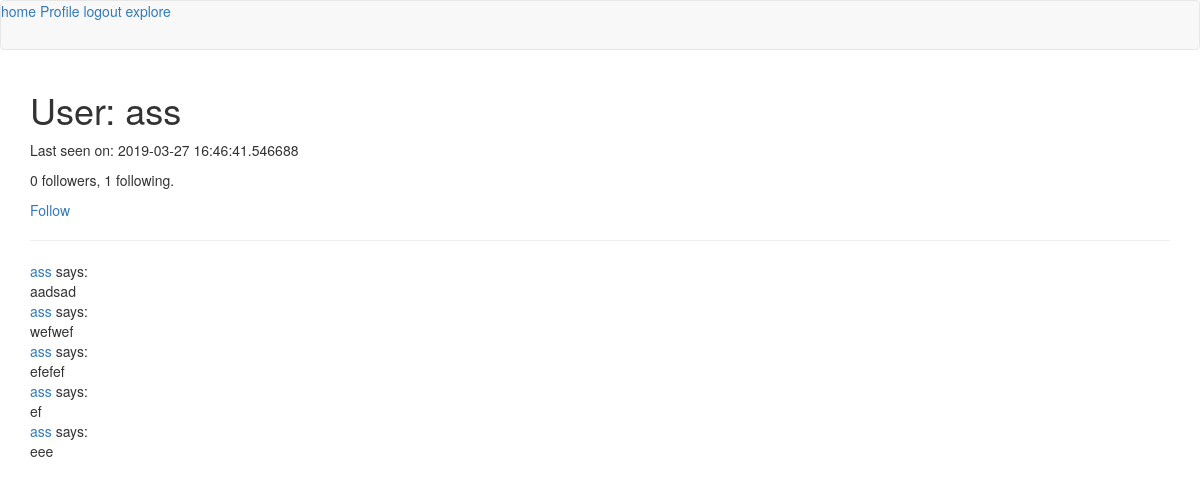
The page /user/ass (signed in) on the database its author committed.
### app/models.py (models this page shows, shortened)
class User(UserMixin, db.Model):
	id = db.Column(db.Integer, primary_key=True)
	username = db.Column(db.String(64), index=True, unique=True)
	email = db.Column(db.String(120), index=True, unique=True)
	password_hash = db.Column(db.String(128))
	posts = db.relationship('Post', backref='author', lazy='dynamic')
	about_me = db.Column(db.String(140))
	last_seen = db.Column(db.DateTime, default=datetime.utcnow)
	followed = db.relationship(
		'User',
		secondary = followers,
		primaryjoin = (followers.c.follower_id == id),
		secondaryjoin = (followers.c.followed_id == id),
		backref = db.backref('followers', lazy='dynamic'),
		lazy = 'dynamic'
	)
	def is_following(self, user):
		global followers
		return self.followed.filter(followers.c.followed_id == user.id).count() > 0
	@login.user_loader
	def load_user(id):
		return User.query.get(int(id))

class Post(db.Model):
	id = db.Column(db.Integer, primary_key=True)
	body = db.Column(db.String(140))
	timestamp = db.Column(db.DateTime, index=True, default=datetime.utcnow)
	user_id = db.Column(db.Integer, db.ForeignKey('user.id'))

### app/routes.py (the view)
@app.route('/user/<username>')
@login_required
def user(username):
	user = User.query.filter_by(username=username).first_or_404()
	page = request.args.get('page', 1, type=int)
	posts = user.posts.order_by(Post.timestamp.desc()).paginate(
		page, app.config['POSTS_PER_PAGE'], False)
	next_url = url_for('user', username=user.username, page=posts.next_num) \
		if posts.has_next else None
	prev_url = url_for('user', username=user.username, page=posts.prev_num) \
		if posts.has_prev else None
	return render_template('user.html', user=user, posts=posts.items,
						   next_url=next_url, prev_url=prev_url)

### app/routes.py (called while the page is built)
@app.before_request
def before_request():
	if current_user.is_authenticated:
		current_user.last_seen = datetime.utcnow()
		db.session.commit()

### app/templates/user.html (shortened to what this page needs)
{% extends "base.html" %}
{% block app_content %}
    <h1>User: {{ user.username }}</h1>
	{% if user.last_seen %}<p>Last seen on: {{ user.last_seen }}</p>{% endif %}
	<p>{{ user.followers.count() }} followers, {{ user.followed.count() }} following.</p>
	{% if user == current_user %}
        <p><a href="{{ url_for('edit_profile') }}">Edit your profile</a></p>
        {% elif not current_user.is_following(user) %}
        <p><a href="{{ url_for('follow', username=user.username) }}">Follow</a></p>
        {% else %}
        <p><a href="{{ url_for('unfollow', username=user.username) }}">Unfollow</a></p>
        {% endif %}
    <hr>
    {% for post in posts %}
		{% include '_post.html' %}
    {% endfor %}
{% endblock %}

### app/templates/_post.html
<table>
	<tr>
		<td>
			<a href="{{ url_for('user', username=post.author.username) }}">
				{{ post.author.username }}
			</a>
		says:
		<br>
		{{ post.body }}
		</td>
	</tr>
</table>

### rows shown on the page
User: username "ass", last_seen "2019-03-27 16:46:41.546688"
Post: author.username "ass", body "aadsad"
Post: author.username "ass", body "wefwef"
Post: author.username "ass", body "efefef"
Post: author.username "ass", body "ef"
Post: author.username "ass", body "eee"

### other values the page prints
{{ user.followers.count() }} "0"
{{ user.followed.count() }} "1"
